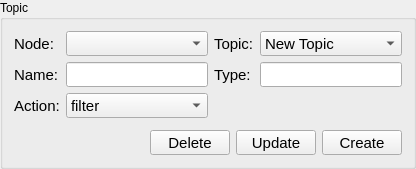
                   <widget class="QGroupBox" name="gbxConfigTopic">
                    <property name="styleSheet">
                     <string notr="true"/>
                    </property>
                    <property name="title">
                     <string>Topic</string>
                    </property>
                    <layout class="QGridLayout" name="gridLayout_9">
                     <item row="2" column="4">
                      <widget class="QLabel" name="lblConfigTopicType">
                       <property name="minimumSize">
                        <size>
                         <width>0</width>
                         <height>0</height>
                        </size>
                       </property>
                       <property name="font">
                        <font>
                         <pointsize>11</pointsize>
                        </font>
                       </property>
                       <property name="text">
                        <string>Type:</string>
                       </property>
                      </widget>
                     </item>
                     <item row="0" column="2">
                      <widget class="QLabel" name="lblConfigTopicNode">
                       <property name="font">
                        <font>
                         <pointsize>11</pointsize>
                        </font>
                       </property>
                       <property name="text">
                        <string>Node:</string>
                       </property>
                      </widget>
                     </item>
                     <item row="0" column="3">
                      <widget class="QComboBox" name="cbxConfigTopicNode">
                       <property name="minimumSize">
                        <size>
                         <width>0</width>
                         <height>25</height>
                        </size>
                       </property>
                       <property name="maximumSize">
                        <size>
                         <width>16777215</width>
                         <height>25</height>
                        </size>
                       </property>
                       <property name="font">
                        <font>
                         <pointsize>11</pointsize>
                        </font>
                       </property>
                       <property name="styleSheet">
                        <string notr="true">color:black</string>
                       </property>
                      </widget>
                     </item>
                     <item row="2" column="3">
                      <widget class="QLineEdit" name="txtConfigTopicName">
                       <property name="minimumSize">
                        <size>
                         <width>0</width>
                         <height>25</height>
                        </size>
                       </property>
                       <property name="maximumSize">
                        <size>
                         <width>16777215</width>
                         <height>25</height>
                        </size>
                       </property>
                       <property name="font">
                        <font>
                         <pointsize>11</pointsize>
                        </font>
                       </property>
                      </widget>
                     </item>
                     <item row="2" column="5">
                      <widget class="QLineEdit" name="txtConfigTopicType">
                       <property name="minimumSize">
                        <size>
                         <width>0</width>
                         <height>25</height>
                        </size>
                       </property>
                       <property name="maximumSize">
                        <size>
                         <width>16777215</width>
                         <height>25</height>
                        </size>
                       </property>
                       <property name="font">
                        <font>
                         <pointsize>11</pointsize>
                        </font>
                       </property>
                      </widget>
                     </item>
                     <item row="4" column="2">
                      <widget class="QLabel" name="lblConfigTopicAction">
                       <property name="minimumSize">
                        <size>
                         <width>0</width>
                         <height>0</height>
                        </size>
                       </property>
                       <property name="font">
                        <font>
                         <pointsize>11</pointsize>
                        </font>
                       </property>
                       <property name="text">
                        <string>Action:</string>
                       </property>
                      </widget>
                     </item>
                     <item row="6" column="2" colspan="4">
                      <widget class="QFrame" name="fConfigTopic">
                       <property name="frameShape">
                        <enum>QFrame::NoFrame</enum>
                       </property>
                       <property name="frameShadow">
                        <enum>QFrame::Raised</enum>
                       </property>
                       <layout class="QHBoxLayout" name="horizontalLayout_15">
                        <property name="leftMargin">
                         <number>0</number>
                        </property>
                        <property name="topMargin">
                         <number>0</number>
                        </property>
                        <property name="rightMargin">
                         <number>0</number>
                        </property>
                        <property name="bottomMargin">
                         <number>0</number>
                        </property>
                        <item>
                         <spacer name="horizontalSpacer_15">
                          <property name="orientation">
                           <enum>Qt::Horizontal</enum>
                          </property>
                          <property name="sizeHint" stdset="0">
                           <size>
                            <width>40</width>
                            <height>20</height>
                           </size>
                          </property>
                         </spacer>
                        </item>
                        <item>
                         <widget class="QPushButton" name="btnConfigTopicDelete">
                          <property name="minimumSize">
                           <size>
                            <width>0</width>
                            <height>25</height>
                           </size>
                          </property>
                          <property name="maximumSize">
                           <size>
                            <width>16777215</width>
                            <height>25</height>
                           </size>
                          </property>
                          <property name="font">
                           <font>
                            <pointsize>11</pointsize>
                           </font>
                          </property>
                          <property name="text">
                           <string>Delete</string>
                          </property>
                         </widget>
                        </item>
                        <item>
                         <widget class="QPushButton" name="btnConfigTopicUpdate">
                          <property name="minimumSize">
                           <size>
                            <width>0</width>
                            <height>25</height>
                           </size>
                          </property>
                          <property name="maximumSize">
                           <size>
                            <width>16777215</width>
                            <height>25</height>
                           </size>
                          </property>
                          <property name="font">
                           <font>
                            <pointsize>11</pointsize>
                           </font>
                          </property>
                          <property name="text">
                           <string>Update</string>
                          </property>
                         </widget>
                        </item>
                        <item>
                         <widget class="QPushButton" name="btnConfigTopicCreate">
                          <property name="minimumSize">
                           <size>
                            <width>0</width>
                            <height>25</height>
                           </size>
                          </property>
                          <property name="maximumSize">
                           <size>
                            <width>16777215</width>
                            <height>25</height>
                           </size>
                          </property>
                          <property name="font">
                           <font>
                            <pointsize>11</pointsize>
                           </font>
                          </property>
                          <property name="text">
                           <string>Create</string>
                          </property>
                         </widget>
                        </item>
                       </layout>
                      </widget>
                     </item>
                     <item row="0" column="5">
                      <widget class="QComboBox" name="cbxConfigTopicTopic">
                       <property name="minimumSize">
                        <size>
                         <width>0</width>
                         <height>25</height>
                        </size>
                       </property>
                       <property name="maximumSize">
                        <size>
                         <width>16777215</width>
                         <height>25</height>
                        </size>
                       </property>
                       <property name="font">
                        <font>
                         <pointsize>11</pointsize>
                        </font>
                       </property>
                       <property name="styleSheet">
                        <string notr="true">color:black</string>
                       </property>
                       <item>
                        <property name="text">
                         <string>New Topic</string>
                        </property>
                       </item>
                      </widget>
                     </item>
                     <item row="4" column="3">
                      <widget class="QComboBox" name="cbxConfigTopicAction">
                       <property name="minimumSize">
                        <size>
                         <width>0</width>
                         <height>25</height>
                        </size>
                       </property>
                       <property name="maximumSize">
                        <size>
                         <width>16777215</width>
                         <height>25</height>
                        </size>
                       </property>
                       <property name="font">
                        <font>
                         <pointsize>11</pointsize>
                        </font>
                       </property>
                       <property name="styleSheet">
                        <string notr="true">color:black</string>
                       </property>
                       <item>
                        <property name="text">
                         <string>filter</string>
                        </property>
                       </item>
                       <item>
                        <property name="text">
                         <string>log</string>
                        </property>
                       </item>
                      </widget>
                     </item>
                     <item row="2" column="2">
                      <widget class="QLabel" name="lblConfigTopicName">
                       <property name="minimumSize">
                        <size>
                         <width>0</width>
                         <height>0</height>
                        </size>
                       </property>
                       <property name="font">
                        <font>
                         <pointsize>11</pointsize>
                        </font>
                       </property>
                       <property name="text">
                        <string>Name:</string>
                       </property>
                      </widget>
                     </item>
                     <item row="0" column="4">
                      <widget class="QLabel" name="lblConfigTopicTopic">
                       <property name="minimumSize">
                        <size>
                         <width>0</width>
                         <height>0</height>
                        </size>
                       </property>
                       <property name="font">
                        <font>
                         <pointsize>11</pointsize>
                        </font>
                       </property>
                       <property name="text">
                        <string>Topic:</string>
                       </property>
                      </widget>
                     </item>
                     <item row="5" column="2" colspan="4">
                      <widget class="QFrame" name="frame_4">
                       <property name="frameShape">
                        <enum>QFrame::NoFrame</enum>
                       </property>
                       <property name="frameShadow">
                        <enum>QFrame::Raised</enum>
                       </property>
                      </widget>
                     </item>
                    </layout>
                   </widget>
